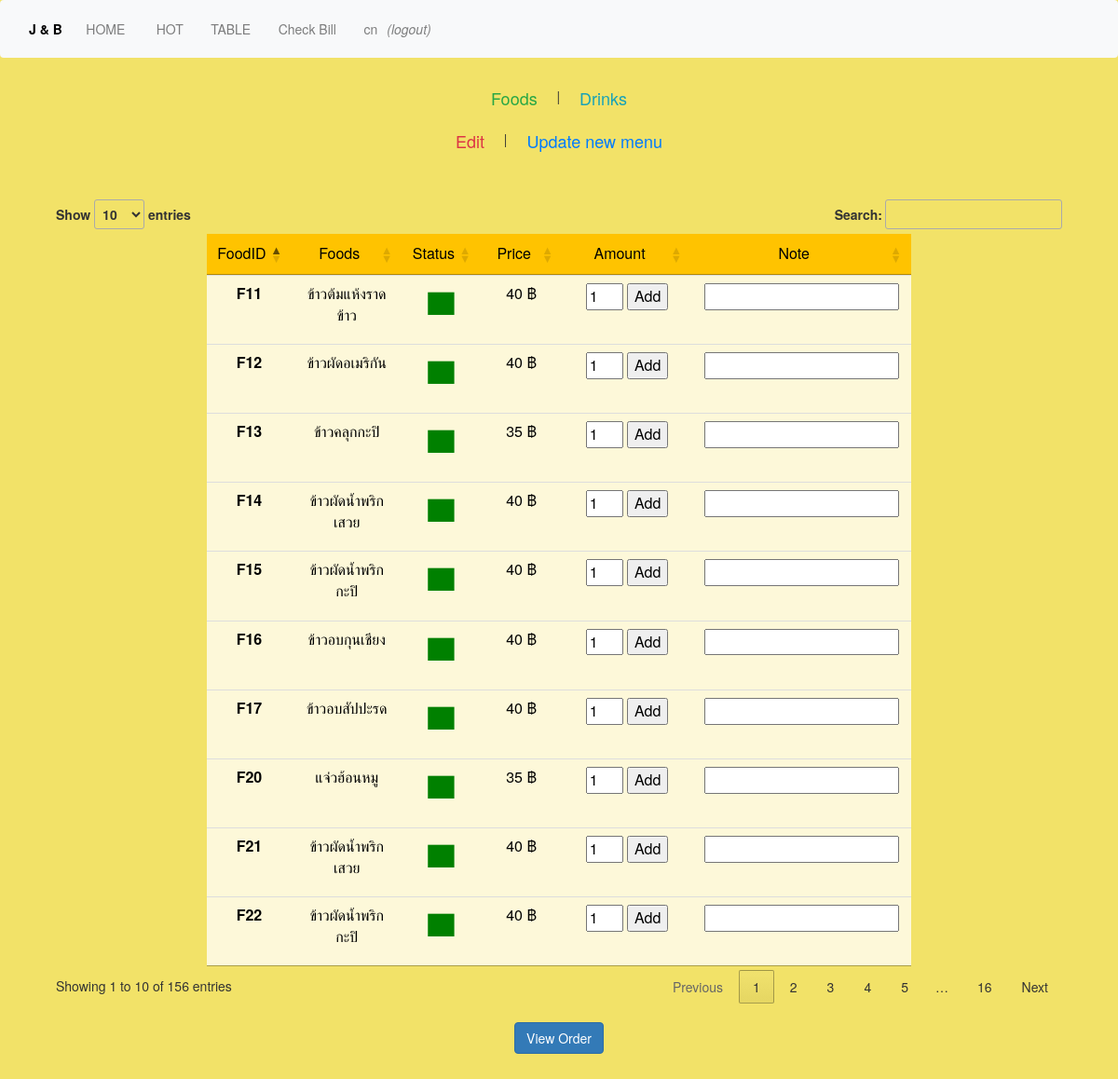
The page /indexf.php (signed in) on the database its author committed.
### tables this page shows
CREATE TABLE `food` (
  `FoodID` varchar(4) NOT NULL,
  `FoodTypeID` varchar(3) NOT NULL,
  `FoodName` varchar(50) DEFAULT NULL,
  `FoodPrice` int(6) DEFAULT NULL,
  `FoodStatus` int(1) DEFAULT NULL,
  `FoodPicture` varchar(50) DEFAULT NULL
);

### indexf.php (the view, shortened to what this page needs)
<html>
<head>
	<link rel="stylesheet" href="https://maxcdn.bootstrapcdn.com/bootstrap/4.0.0-beta/css/bootstrap.min.css">
	<link rel="stylesheet" href="https://maxcdn.bootstrapcdn.com/bootstrap/3.3.7/css/bootstrap.min.css">
	<link rel="stylesheet" type="text/css" href="http://cdn.datatables.net/1.10.12/css/jquery.dataTables.css">
</head>
<body id="dt_example" style="background:#f2e268">
<nav class="navbar navbar-expand-lg navbar-light bg-light  fixed-top">
  <div class="collapse navbar-collapse" id="navbarSupportedContent">
    <ul class="navbar-nav mr-auto">
    <li class="nav-item ">
        <a class="nav-link" href="home.php" style="color:black"><b>J & B &nbsp;&nbsp;&nbsp; </b><span class="sr-only">(current)</span></a>
      </li>
      <li class="nav-item ">
        <a class="nav-link" href="home.php">HOME &nbsp;&nbsp;&nbsp; <span class="sr-only">(current)</span></a>
      </li>
      <li class="nav-item">
        <a class="nav-link" href="hot.php"> &nbsp;&nbsp;HOT &nbsp;&nbsp; </a>
      </li>
      <li class="nav-item">
        <a class="nav-link" href="new.php"> &nbsp;&nbsp;TABLE &nbsp;&nbsp; </a>
      </li>
			<?php
			if(isset($_SESSION['empType']) && $_SESSION['empType']!=""){
				if($_SESSION["empType"] =="ET1" || $_SESSION["empType"] =="ET2"){ ?>
				<li class="nav-item">
					<a class="nav-link" href="checkBill.php"> &nbsp;&nbsp;Check Bill &nbsp;&nbsp; </a>
				</li>
				<?php } if($_SESSION["empType"] =="ET1"){ ?>
				<?php } } ?>
    <?php
      if(isset($_SESSION['name']) && $_SESSION['name']!=""){
        ?>
        <li class="nav-item">
        <a class="nav-link" href="prof.php">&nbsp;&nbsp;<?=$_SESSION['name']?></a>
    </a></li>
       <li class="nav-item">
        <a class="nav-link" href="logout.php"><i>(logout)</i></a>
        </li>
      <?php } ?>
</ul>
  </div>
</nav>
<center>
<a href="indexf.php" ><button type="button" class="btn btn-outline-success btn-lg">Foods</button></a>
| <a href="indexd.php" ><button type="button" class="btn btn-outline-info btn-lg">Drinks</button></a>
<br>
<a href="orderadminnew.php" ><button type="button" class="btn btn-outline-danger btn-lg">Edit</button></a>
| <a href="insertfood.php" ><button type="button" class="btn btn-outline-primary btn-lg">Update new menu</button></a>
</center>
		<div id="container" style="margin-left:5%; margin-right:5%">
					<br>
					<center>
					<div id="demo">
					<br>
					<table id="example" class="table table-striped "style="width:70%"  >
            <thead>
							<tr style="background-color:#FFC300;color:#000000">
								<td width="50" style="text-align:center">FoodID</td>
								<td width="80" style="text-align:center">Foods</td>
								<td width="30" style="text-align:center">Status</td>
								<td width="50" style="text-align:center">Price</td>
								<td width="100" style="text-align:center">Amount</td>
								<td width="50" style="text-align:center">Note</td>
							</tr>
						</thead>
						<tbody>
					  <?php
						include 'connect.php';
						$sql = "SELECT * FROM food";
						$query = $connect->query($sql);
						while($row = $query->fetch_assoc()){
              if($row['FoodTypeID']=="FT1"){
					  ?>
					  <tr >
					  	<form action="order.php" method="post">
						<td style="text-align:center;background-color:#FDF8D9;color:#000000"><b><?php echo $row["FoodID"];?></b></td>
						<td style="text-align:center;background-color:#FDF8D9;color:#000000"><?php echo $row["FoodName"];?></td>
						<?php if($row["FoodStatus"]==1){ ?>
						<td style="text-align:center;background-color:#FDF8D9;color:green;font-size:30pt">&uhblk;</td>
						<?php }else{ ?>
						<td style="text-align:center;background-color:#FDF8D9;color:red;font-size:30pt">&uhblk;</td>
						<?php } ?>
						<td style="text-align:center;background-color:#FDF8D9;color:#000000"><?php echo $row["FoodPrice"];?> ฿ </td>
						<?php if($row["FoodStatus"]==1){ ?>
							<td style="text-align:center;background-color:#FDF8D9;color:#000000"><input type="hidden" name="txtFoodID" value="<?=$row["FoodID"];?>" size="1">
													<input type="number" name="txtQty" value="1" style="width:30pt" min="1">
							<input type="submit" value="Add"></td>
							<?php }else{ ?>
								<td style="text-align:center;background-color:#FDF8D9;color:red">out of stock</td>
							<?php }?>
            <td style="text-align:center;background-color:#FDF8D9;color:#000000">
            <input type="text" name="txtnote">
            </td>
						</form>
					  </tr>
					  <?php
                      }
                    }
					  ?>
					</table>
					</center>
					<div style="text-align:center">
					<br><a href="show.php" style="color:#FFFFFF;"><button type="button" class="btn btn-primary">View Order</button></a>
					</div>
	</div>
<br><br><br><br>
</body>
</html>

### rows shown on the page
food: FoodID "F11", FoodName "ข้าวต้มแห้งราดข้าว", FoodPrice "40"
food: FoodID "F12", FoodName "ข้าวผัดอเมริกัน", FoodPrice "40"
food: FoodID "F13", FoodName "ข้าวคลุกกะปิ", FoodPrice "35"
food: FoodID "F14", FoodName "ข้าวผัดน้ำพริกเสวย", FoodPrice "40"
food: FoodID "F15", FoodName "ข้าวผัดน้ำพริกกะปิ", FoodPrice "40"
food: FoodID "F16", FoodName "ข้าวอบกุนเชียง", FoodPrice "40"
food: FoodID "F17", FoodName "ข้าวอบสัปปะรด", FoodPrice "40"
food: FoodID "F20", FoodName "แจ่วฮ้อนหมู", FoodPrice "35"
food: FoodID "F21", FoodName "ข้าวผัดน้ำพริกเสวย", FoodPrice "40"
food: FoodID "F22", FoodName "ข้าวผัดน้ำพริกกะปิ", FoodPrice "40"

### other values the page prints
$_SESSION['name'] "cn"
